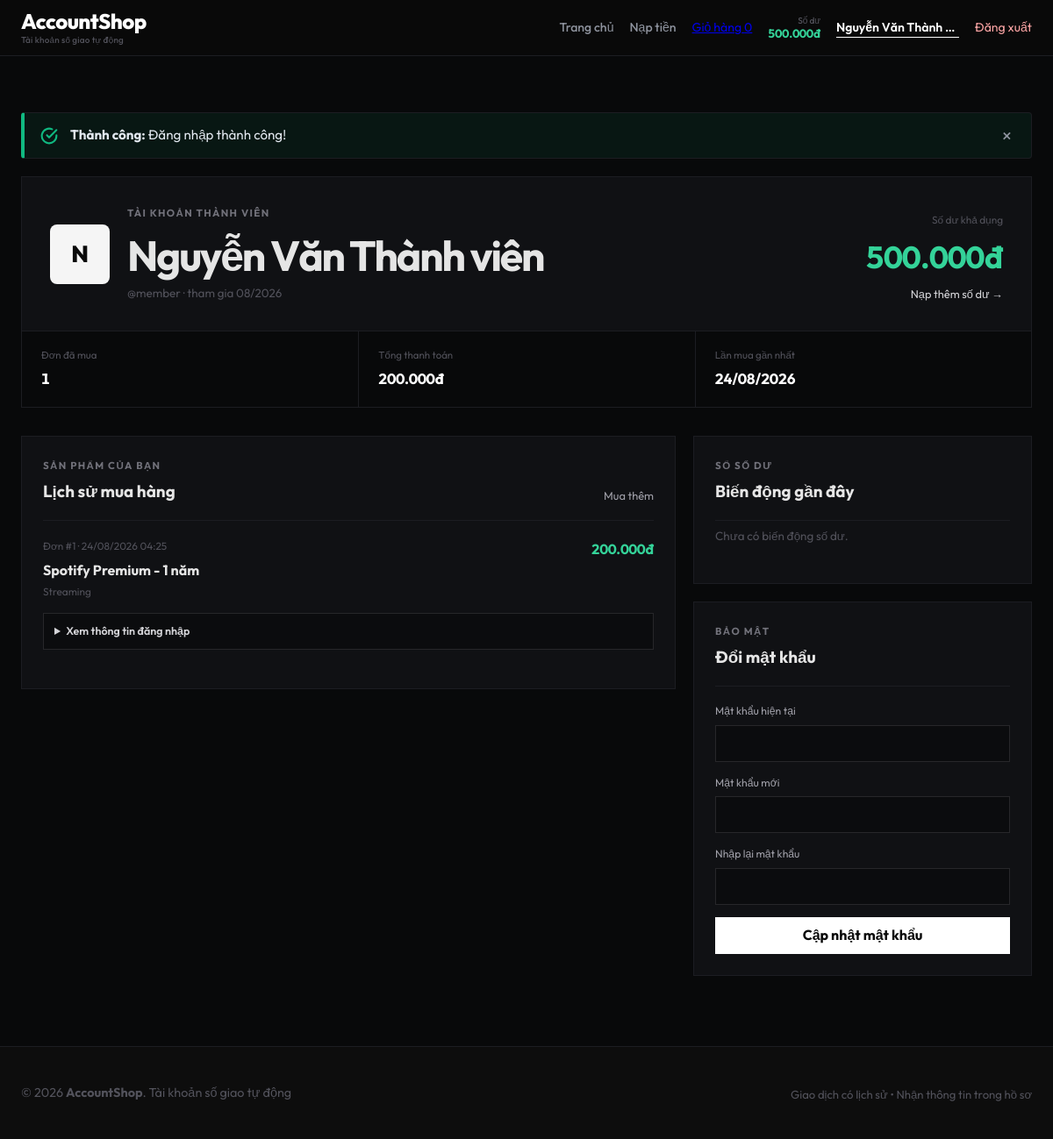
Page /profile.php (signed in) on the earlier database version.
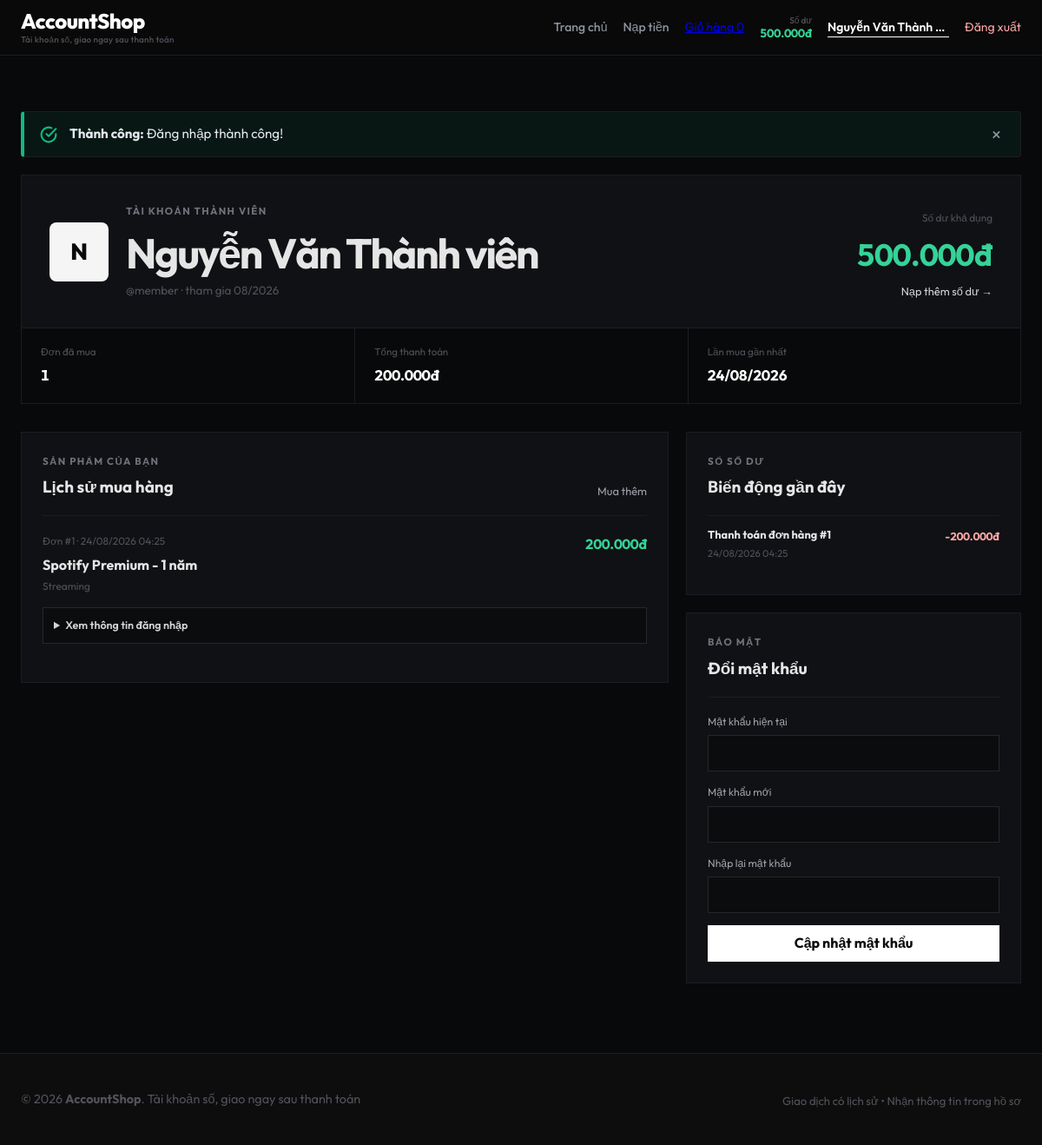
Same page on the later database version.
### tables this page shows
CREATE TABLE users (
  id INT AUTO_INCREMENT PRIMARY KEY,
  username VARCHAR(50) NOT NULL UNIQUE,
  password VARCHAR(255) NOT NULL,
  fullname VARCHAR(100) NOT NULL,
  role ENUM('admin', 'user') DEFAULT 'user',
  is_active TINYINT(1) NOT NULL DEFAULT 1,
  balance DECIMAL(15,0) NOT NULL DEFAULT 0,
  created_at DATETIME DEFAULT CURRENT_TIMESTAMP
);

CREATE TABLE orders (
  id INT AUTO_INCREMENT PRIMARY KEY,
  user_id INT NOT NULL,
  account_id INT NOT NULL,
  price DECIMAL(15,0) NOT NULL,
  created_at DATETIME DEFAULT CURRENT_TIMESTAMP,
  FOREIGN KEY (user_id) REFERENCES users(id) ON DELETE CASCADE,
  FOREIGN KEY (account_id) REFERENCES accounts(id) ON DELETE CASCADE
);

CREATE TABLE accounts (
  id INT AUTO_INCREMENT PRIMARY KEY,
  name VARCHAR(200) NOT NULL,
  description TEXT,
  price DECIMAL(15,0) NOT NULL DEFAULT 0,
  category_id INT DEFAULT NULL,
  image VARCHAR(255) DEFAULT NULL,
  account_detail TEXT DEFAULT NULL COMMENT 'Thông tin đăng nhập',
  status ENUM('available', 'sold') DEFAULT 'available',
  hidden TINYINT(1) NOT NULL DEFAULT 0 COMMENT 'Ẩn sản phẩm khỏi trang chủ',
  created_at DATETIME DEFAULT CURRENT_TIMESTAMP,
  updated_at DATETIME DEFAULT CURRENT_TIMESTAMP ON UPDATE CURRENT_TIMESTAMP,
  FOREIGN KEY (category_id) REFERENCES categories(id) ON DELETE SET NULL
);

CREATE TABLE categories (
  id INT AUTO_INCREMENT PRIMARY KEY,
  name VARCHAR(100) NOT NULL,
  description TEXT,
  created_at DATETIME DEFAULT CURRENT_TIMESTAMP
);

CREATE TABLE IF NOT EXISTS balance_transactions (
  id BIGINT AUTO_INCREMENT PRIMARY KEY,
  user_id INT NOT NULL,
  transaction_type VARCHAR(30) NOT NULL,
  amount DECIMAL(15,0) NOT NULL,
  balance_after DECIMAL(15,0) DEFAULT NULL,
  source_type VARCHAR(40) DEFAULT NULL,
  source_id BIGINT DEFAULT NULL,
  description VARCHAR(255) NOT NULL,
  created_by INT DEFAULT NULL,
  created_at DATETIME DEFAULT CURRENT_TIMESTAMP,
  UNIQUE KEY uniq_balance_source (source_type, source_id, transaction_type),
  KEY idx_balance_user_created (user_id, created_at),
  KEY idx_balance_type_created (transaction_type, created_at),
  FOREIGN KEY (user_id) REFERENCES users(id) ON DELETE CASCADE,
  FOREIGN KEY (created_by) REFERENCES users(id) ON DELETE SET NULL
);

### includes/settings.php (called while the page is built, shortened)
<?php
function load_app_settings(PDO $pdo): array
{
    $rows = $pdo->query('SELECT setting_key, setting_value FROM settings')->fetchAll();
    $settings = [];
    foreach ($rows as $row) {
        $settings[$row['setting_key']] = $row['setting_value'];
    }
    return $settings;
}
function app_setting(string $key, $default = null)
{
    global $settingsMap;
    return array_key_exists($key, $settingsMap ?? []) ? $settingsMap[$key] : $default;
}

### config/db.php (called while the page is built, shortened)
<?php
require_once __DIR__ . '/../includes/settings.php';
$host = getenv('DB_HOST') ?: 'localhost';
$port = getenv('DB_PORT') ?: '3306';
$dbname = getenv('DB_NAME') ?: 'account_shop';
$username = getenv('DB_USER') ?: 'root';
$password = getenv('DB_PASS') !== false ? getenv('DB_PASS') : '';
try {
    $pdo = new PDO("mysql:host=$host;port=$port;dbname=$dbname;charset=utf8mb4", $username, $password);
    $pdo->setAttribute(PDO::ATTR_ERRMODE, PDO::ERRMODE_EXCEPTION);
    $pdo->setAttribute(PDO::ATTR_DEFAULT_FETCH_MODE, PDO::FETCH_ASSOC);
    try {
        $settingsMap = load_app_settings($pdo);
    } catch (Exception $e) {
        $settingsMap = [];
    }
} catch (PDOException $e) {
    error_log('Database connection failed: ' . $e->getMessage());
    http_response_code(503);
    die('Hệ thống đang bảo trì kết nối dữ liệu. Vui lòng thử lại sau.');
}
?>

### profile.php (the view, shortened to what this page needs)
<?php
require_once __DIR__ . '/config/db.php';
require_once __DIR__ . '/includes/flash.php';
$userId = (int) $_SESSION['user_id'];
$userStmt = $pdo->prepare(
    'SELECT u.*, COUNT(o.id) AS order_count, COALESCE(SUM(o.price), 0) AS total_spent, MAX(o.created_at) AS last_order_at
     FROM users u LEFT JOIN orders o ON o.user_id = u.id WHERE u.id = ? GROUP BY u.id'
);
$userStmt->execute([$userId]);
$user = $userStmt->fetch();
$ordersStmt = $pdo->prepare(
    'SELECT o.*, a.name AS account_name, a.account_detail, c.name AS category_name
     FROM orders o
     LEFT JOIN accounts a ON a.id = o.account_id
     LEFT JOIN categories c ON c.id = a.category_id
     WHERE o.user_id = ? ORDER BY o.id DESC'
);
$ordersStmt->execute([$userId]);
$orders = $ordersStmt->fetchAll();
$ledgerStmt = $pdo->prepare(
    'SELECT * FROM balance_transactions WHERE user_id = ? ORDER BY id DESC LIMIT 20'
);
$ledgerStmt->execute([$userId]);
$ledger = $ledgerStmt->fetchAll();
require_once __DIR__ . '/includes/header.php';
require_once __DIR__ . '/includes/navbar.php';
?>
<main id="main-content" class="profile-page">
    <div class="container">
        <?= render_flash() ?>
        <header class="profile-hero">
            <div class="profile-identity">
                <span class="profile-monogram"><?= htmlspecialchars(mb_strtoupper(mb_substr($user['fullname'], 0, 1, 'UTF-8'), 'UTF-8')) ?></span>
                <div><span class="section-kicker">Tài khoản thành viên</span><h1><?= htmlspecialchars($user['fullname']) ?></h1><p>@<?= htmlspecialchars($user['username']) ?> · tham gia <?= date('m/Y', strtotime($user['created_at'])) ?></p></div>
            </div>
            <div class="profile-balance"><span>Số dư khả dụng</span><strong><?= number_format($user['balance'], 0, ',', '.') ?>đ</strong><a href="topup.php">Nạp thêm số dư →</a></div>
        </header>
        <section class="profile-stats" aria-label="Thống kê tài khoản">
            <div><span>Đơn đã mua</span><strong><?= number_format($user['order_count']) ?></strong></div>
            <div><span>Tổng thanh toán</span><strong><?= number_format($user['total_spent'], 0, ',', '.') ?>đ</strong></div>
            <div><span>Lần mua gần nhất</span><strong><?= $user['last_order_at'] ? date('d/m/Y', strtotime($user['last_order_at'])) : 'Chưa có' ?></strong></div>
        </section>
        <div class="profile-layout">
            <section class="profile-orders">
                <div class="profile-section-heading"><div><span class="section-kicker">Sản phẩm của bạn</span><h2>Lịch sử mua hàng</h2></div><a href="index.php">Mua thêm</a></div>
                <?php if (!$orders): ?>
                    <div class="profile-empty"><h3>Bạn chưa mua tài khoản nào</h3><p>Sản phẩm đã thanh toán sẽ xuất hiện ở đây kèm thông tin đăng nhập.</p><a href="index.php" class="tab-btn">Xem cửa hàng</a></div>
                <?php else: ?>
                    <div class="purchase-list">
                        <?php foreach ($orders as $order): ?>
                            <article class="purchase-item">
                                <div class="purchase-item-head">
                                    <div><span>Đơn #<?= $order['id'] ?> · <?= date('d/m/Y H:i', strtotime($order['created_at'])) ?></span><h3><?= htmlspecialchars($order['account_name'] ?? 'Sản phẩm không còn dữ liệu') ?></h3><p><?= htmlspecialchars($order['category_name'] ?? 'Chưa phân loại') ?></p></div>
                                    <strong><?= number_format($order['price'], 0, ',', '.') ?>đ</strong>
                                </div>
                                <?php if (!empty($order['account_detail'])): ?>
                                    <details class="credential-panel">
                                        <summary>Xem thông tin đăng nhập</summary>
                                    </details>
                                <?php endif; ?>
                            </article>
                        <?php endforeach; ?>
                    </div>
                <?php endif; ?>
            </section>
            <aside class="profile-side">
                <section class="profile-panel">
                    <div class="profile-section-heading"><div><span class="section-kicker">Sổ số dư</span><h2>Biến động gần đây</h2></div></div>
                    <div class="balance-history">
                        <?php foreach ($ledger as $entry): ?>
                            <div class="balance-history-item"><div><strong><?= htmlspecialchars($entry['description']) ?></strong><span><?= date('d/m/Y H:i', strtotime($entry['created_at'])) ?></span></div><b class="<?= $entry['amount'] >= 0 ? 'positive' : 'negative' ?>"><?= $entry['amount'] >= 0 ? '+' : '' ?><?= number_format($entry['amount'], 0, ',', '.') ?>đ</b></div>
                        <?php endforeach; ?>
                        <?php if (!$ledger): ?><p class="profile-panel-empty">Chưa có biến động số dư.</p><?php endif; ?>
                    </div>
                </section>
                <section class="profile-panel">
                    <div class="profile-section-heading"><div><span class="section-kicker">Bảo mật</span><h2>Đổi mật khẩu</h2></div></div>
                    <form method="POST" class="profile-password-form">
                        <label>Mật khẩu hiện tại<input type="password" name="old_password" required autocomplete="current-password"></label>
                        <label>Mật khẩu mới<input type="password" name="new_password" minlength="8" required autocomplete="new-password"></label>
                        <label>Nhập lại mật khẩu<input type="password" name="confirm_password" minlength="8" required autocomplete="new-password"></label>
                        <button type="submit">Cập nhật mật khẩu</button>
                    </form>
                </section>
            </aside>
        </div>
    </div>
</main>
<?php require_once __DIR__ . '/includes/footer.php'; ?>

### includes/header.php (shortened to what this page needs)
<?php
require_once __DIR__ . '/flash.php';
?>
<!DOCTYPE html>
<html lang="vi">
<head>
    <link rel="stylesheet" href="<?= BASE_PATH ?>assets/css/style.css">
</head>
<body>

### includes/navbar.php (shortened to what this page needs)
<?php
$currentScript = basename($_SERVER['PHP_SELF'] ?? '');
$isHomeActive = ($currentScript === 'index.php' || $currentScript === '') ? 'active' : '';
$isTopupActive = ($currentScript === 'topup.php') ? 'active' : '';
$isCartActive = ($currentScript === 'cart.php') ? 'active' : '';
$isProfileActive = ($currentScript === 'profile.php') ? 'active' : '';
$navBalance = 0;
if (isset($_SESSION['user_logged_in']) && $_SESSION['user_logged_in'] === true && isset($pdo)) {
    try {
        $balStmt = $pdo->prepare("SELECT balance FROM users WHERE id = ?");
        $balStmt->execute([$_SESSION['user_id']]);
        $navBalance = $balStmt->fetchColumn() ?: 0;
    } catch (Exception $e) {
        $navBalance = 0;
    }
}
?>
<header class="navbar">
    <div class="container navbar-content">
        <a href="<?= BASE_PATH ?>index.php" class="logo">
            <?= htmlspecialchars(SITE_SHORT_NAME) ?>
            <span><?= htmlspecialchars((string) app_setting('site_tagline', 'Tài khoản số giao tự động')) ?></span>
        </a>
        <nav class="nav-links" id="primaryNavigation" aria-label="Điều hướng chính">
            <a href="<?= BASE_PATH ?>index.php" class="nav-link <?= $isHomeActive ?>">Trang chủ</a>
            <a href="<?= BASE_PATH ?>topup.php" class="nav-link <?= $isTopupActive ?>">Nạp tiền</a>
            <a href="<?= BASE_PATH ?>cart.php" class="cart-badge-indicator <?= $isCartActive ?>">
                <span>Giỏ hàng</span>
                <span class="cart-count" id="cartCount"><?= count($_SESSION['cart']) ?></span>
            </a>
            <?php if (isset($_SESSION['user_logged_in']) && $_SESSION['user_logged_in'] === true): ?>
                <a href="<?= BASE_PATH ?>profile.php" class="balance-indicator">
                    <span>Số dư</span><?= number_format($navBalance, 0, ',', '.') ?>đ
                </a>
                <a href="<?= BASE_PATH ?>profile.php" class="nav-link nav-account <?= $isProfileActive ?>">
                    <?= htmlspecialchars($_SESSION['user_fullname'] ?? 'Tài khoản') ?>
                </a>
                <form method="POST" action="<?= BASE_PATH ?>logout.php" class="nav-logout-form">
                    <button type="submit" class="nav-logout-button">Đăng xuất</button>
                </form>
            <?php else: ?>
                <a href="<?= BASE_PATH ?>login.php" class="nav-link">Đăng nhập</a>
                <a href="<?= BASE_PATH ?>register.php" class="btn-nav">Đăng ký</a>
            <?php endif; ?>
        </nav>
    </div>
</header>

### includes/flash.php (shortened to what this page needs)
<?php
function get_flash($type) {
    if (isset($_SESSION['flash_messages'][$type])) {
        $msg = $_SESSION['flash_messages'][$type];
        return $msg;
    }
    return null;
}
function render_flash() {
    $output = '';
    $success = get_flash('success');
    if ($success) {
        $output .= '
        <div class="custom-alert custom-alert-success" role="alert">
            <div class="alert-icon">
                <svg viewBox="0 0 24 24" width="20" height="20" fill="none" stroke="#10b981" stroke-width="2.5" stroke-linecap="round" stroke-linejoin="round">
                    <path d="M22 11.08V12a10 10 0 1 1-5.93-9.14"></path>
                    <polyline points="22 4 12 14.01 9 11.01"></polyline>
                </svg>
            </div>
            <div class="alert-content">
                <strong>Thành công:</strong> ' . htmlspecialchars($success) . '
            </div>
            <button type="button" class="alert-close" onclick="this.parentElement.remove();" title="Đóng">&times;</button>
        </div>';
    }
    $error = get_flash('error');
    return $output;
}
?>

### includes/footer.php (shortened to what this page needs)
    <footer>
        <div class="container footer-content">
            <p>&copy; <?= date('Y') ?> <strong><?= htmlspecialchars(SITE_SHORT_NAME) ?></strong>. <?= htmlspecialchars((string) app_setting('site_tagline', 'Tài khoản số giao tự động')) ?></p>
            <p class="footer-meta">Giao dịch có lịch sử &bull; Nhận thông tin trong hồ sơ</p>
        </div>
    </footer>
</body>
</html>

Differences in the rows shown:
added balance_transactions: description "Thanh toán đơn hàng #1", created_at "24/08/2026 04:25", amount "-200.000"
Other differences:
app_setting('site_tagline', 'Tài khoản số giao tự động'): "Tài khoản số giao tự động" → "Tài khoản số, giao ngay sau thanh toán"
text no longer shown: "Chưa có biến động số dư."
